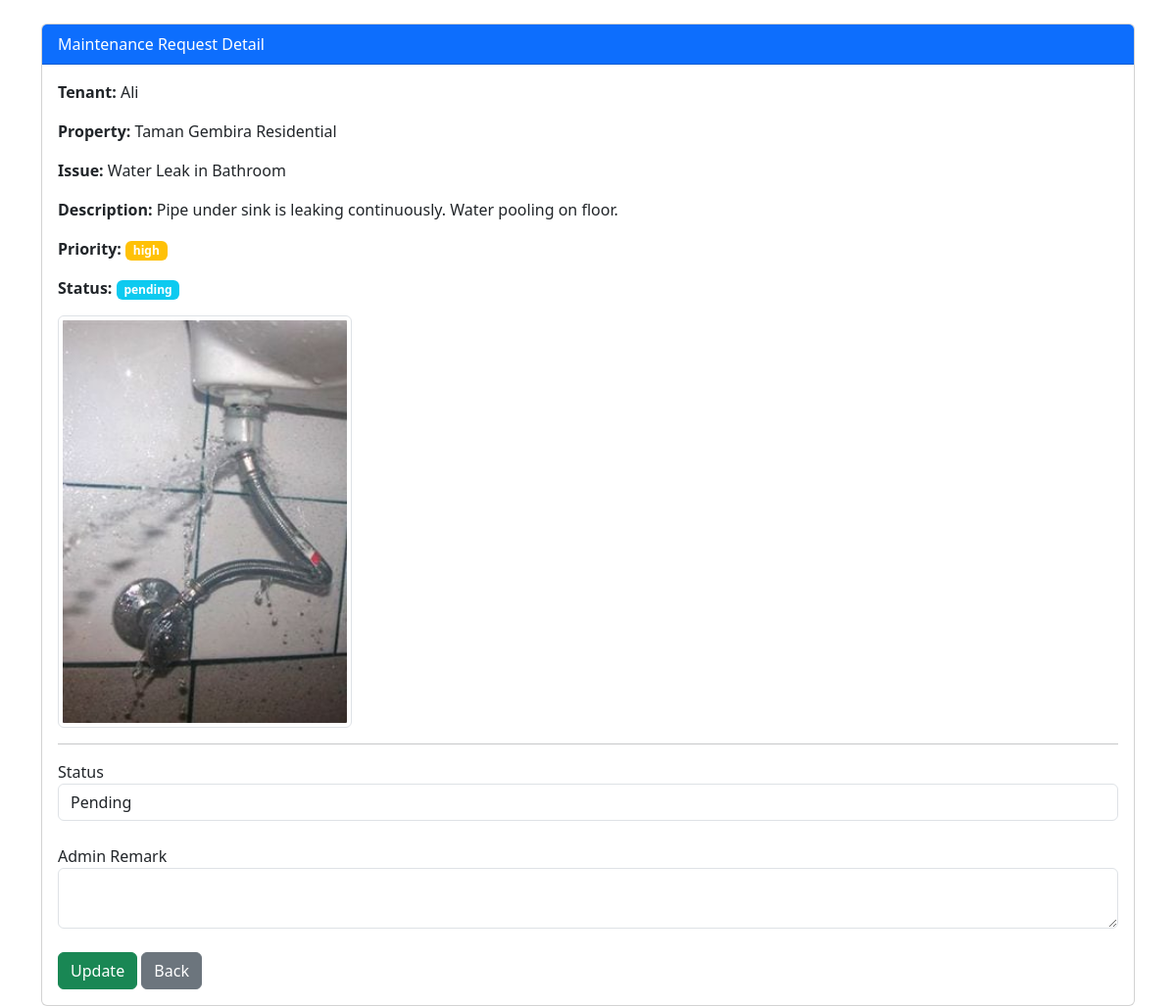
The app's page /Admin/tables/viewmaintenance.php?id=1 with its own data.
### tables this page shows
CREATE TABLE `maintenance_requests` (
  `request_id` int(11) NOT NULL,
  `tenant_id` int(11) NOT NULL,
  `property_id` int(11) NOT NULL,
  `issue_title` varchar(100) NOT NULL,
  `issue_description` text DEFAULT NULL,
  `issue_image` varchar(255) DEFAULT NULL,
  `request_status` enum('pending','in_progress','completed') DEFAULT 'pending',
  `priority_level` enum('low','medium','high') DEFAULT 'medium',
  `admin_remark` text NOT NULL,
  `request_date` timestamp NOT NULL DEFAULT current_timestamp(),
  `completed_date` timestamp NULL DEFAULT NULL
);

CREATE TABLE `users` (
  `user_id` int(11) NOT NULL,
  `full_name` varchar(100) NOT NULL,
  `pictures` varchar(255) NOT NULL,
  `email` varchar(100) NOT NULL,
  `phone_number` varchar(20) DEFAULT NULL,
  `password` varchar(255) NOT NULL,
  `role` enum('admin','tenant') NOT NULL,
  `status` enum('active','inactive') DEFAULT 'active',
  `created_at` timestamp NOT NULL DEFAULT current_timestamp(),
  `is_read` tinyint(1) DEFAULT 0
);

CREATE TABLE `properties` (
  `property_id` int(11) NOT NULL,
  `property_name` varchar(100) NOT NULL,
  `property_type` enum('residential','commercial') NOT NULL,
  `address` text NOT NULL,
  `rental_price` decimal(10,2) NOT NULL,
  `number_of_rooms` int(11) DEFAULT NULL,
  `property_description` text DEFAULT NULL,
  `occupancy_status` enum('available','rented') DEFAULT 'available',
  `property_image` varchar(255) DEFAULT NULL,
  `activation` enum('active','inactive') NOT NULL,
  `created_at` timestamp NOT NULL DEFAULT current_timestamp()
);

### Admin/tables/viewmaintenance.php (the view, shortened to what this page needs)
<?php
include '../databaseconnection.php';
$id = intval($_GET['id']);
$result = mysqli_query($conn, "
    SELECT m.*, u.full_name, p.property_name
    FROM maintenance_requests m
    JOIN users u ON m.tenant_id = u.user_id
    JOIN properties p ON m.property_id = p.property_id
    WHERE m.request_id = $id
");
$row = mysqli_fetch_assoc($result);
?>
<!DOCTYPE html>
<html>
<head>
<link rel="stylesheet" href="../assets/css/bootstrap.min.css">
</head>
<body class="container mt-4">
<div class="card">
<div class="card-header bg-primary text-white">
    Maintenance Request Detail
</div>
<div class="card-body">
<p><b>Tenant:</b> <?= $row['full_name'] ?></p>
<p><b>Property:</b> <?= $row['property_name'] ?></p>
<p><b>Issue:</b> <?= $row['issue_title'] ?></p>
<p><b>Description:</b> <?= $row['issue_description'] ?></p>
<p><b>Priority:</b>
<span class="badge bg-warning"><?= $row['priority_level'] ?></span>
</p>
<p><b>Status:</b>
<span class="badge bg-info"><?= $row['request_status'] ?></span>
</p>
<?php if(!empty($row['issue_image'])) { ?>
<img src="../<?= $row['issue_image'] ?>" width="300" class="img-thumbnail">
<?php } ?>
<hr>
<form method="POST" action="updatemaintenance.php">
<label>Status</label>
<select name="status" class="form-control" required>
    <option value="pending">Pending</option>
</select>
<br>
<label>Admin Remark</label>
<textarea name="remark" class="form-control"></textarea>
<br>
<button class="btn btn-success">Update</button>
<a href="maintenancerequest.php" class="btn btn-secondary">Back</a>
</form>
</div>
</div>
</body>
</html>

### records on screen
maintenance_requests: tenant.full_name "Ali", property.property_name "Taman Gembira Residential", issue_title "Water Leak in Bathroom", issue_description "Pipe under sink is leaking continuously. Water pooling on floor.", priority_level "high", request_status "pending", issue_image (picture)
